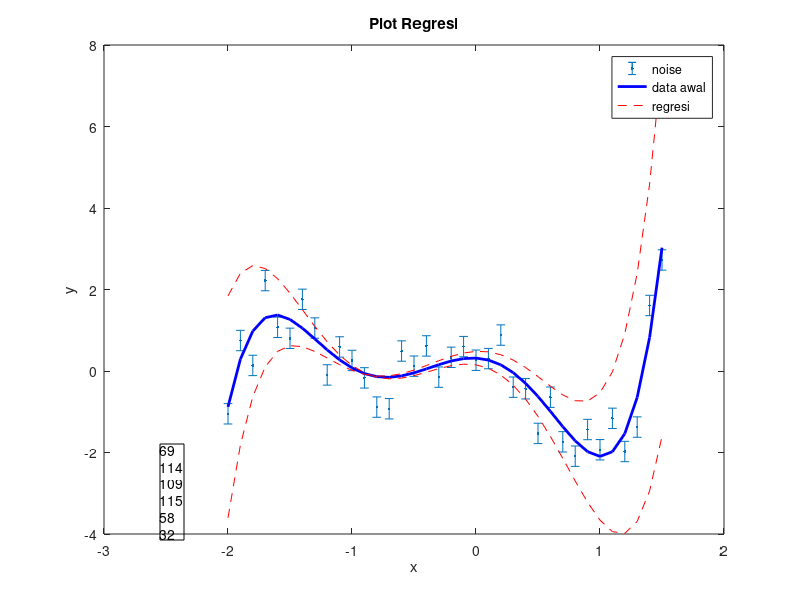

MATLAB code to generate this figure:
%Tugas 4 - Pemodelan Inversi Linier dengan standar deviasi data konstan
%Leonardo Budhi Satrio Utomo
%12318011

clc
clear
close all

M = [1; 1.5; -2; -2.5; 0; 0.3]; %parameter model

x=(-2:0.1:1.5); %area of interest
G = [(x').^5 (x').^4 (x').^3 (x').^2 x' ones(length(x),1)];
n = length(x);

y = G*M;
ya = y+0.5*randn(length(x),1); 
disp(size(y))

%matriks sigma d
std = 0.5;
var = std^2;


%%
M = inv(G'*G)*G'*ya;
yinv = G*M;
disp(yinv)

I = eye(n);
cd = var*I;
error_data = diag(cd);
%A = inv(G'*G)*G';
cm = (std.^2)*inv(G'*G);
display(cm)
cm_diag = diag(cm);
m_std = sqrt(cm_diag);

%Perhitungan inversi berbobot
w = inv(cd');
m_cal = inv(G'*w*G) * (G'*w*ya);
m_cal_stdpos = m_cal + m_std;
m_cal_stdneg = m_cal - m_std;
y_cal = G*m_cal;
y_cal_stdpos = G*m_cal_stdpos;
y_cal_stdneg = G*m_cal_stdneg;
%%
figure
errorbar(x,ya,error_data,'.');
hold on;
%plot(x,ya,".k", "markersize", 20);
%hold on;
%plot(x,y,'-r', 'linewidth', 2);
plot(x,yinv,'-b', 'linewidth', 2);
hold on
%plot(x,y_cal,'-k', 'linewidth', 2);
%hold on
plot(x,y_cal_stdpos,'--r')
hold on
plot(x,y_cal_stdneg,'--r')
title('Plot Regresi');
xlabel('x');
ylabel('y');

error = sqrt(sum(yinv-y)/n);
fprintf("Error rms: %s",error)

dim = [.2 .1 .2 .1];
str1 = ("Erms: ");
str2 = error;
annotation('textbox',dim,'String',str1+str2,'FitBoxToText','on');

legend('noise','data awal', 'regresi' ,'Location', 'northeast');